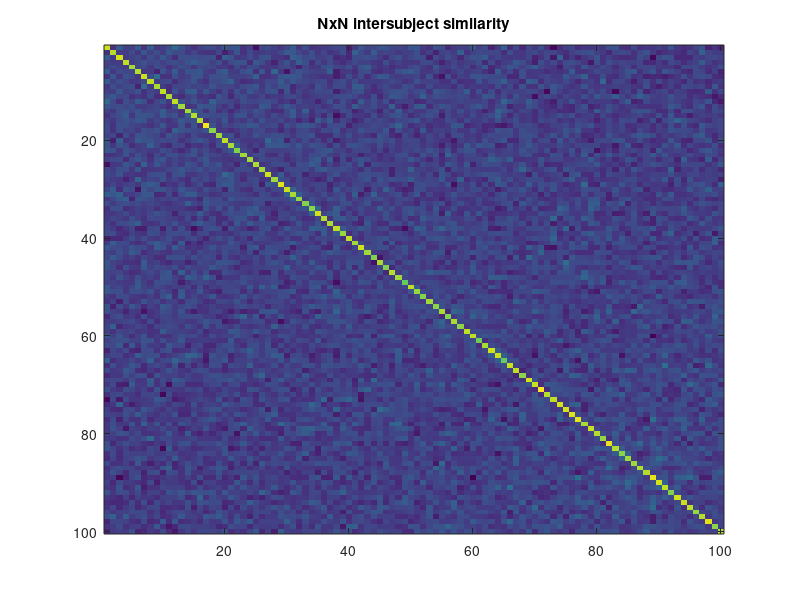
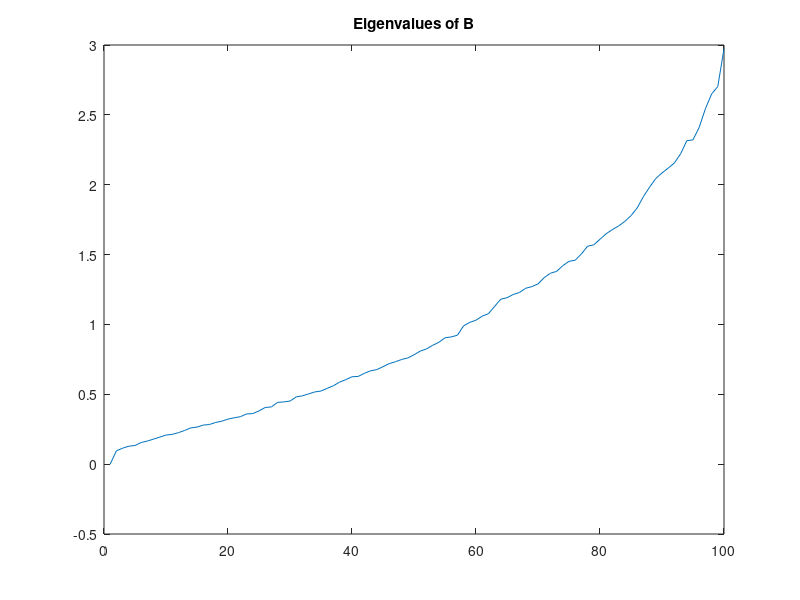

The MATLAB source for these figures, in order:
N = 100;     % Number of subjects
M = 200;    % Number of voxels/imaging features combined in generative modoel
Mpca = 50;  % For linear regression approach, number of pca components to use
nRlz = 1000; % Number of releasations

sig2M = 0.4; % Morphometric variance -- Set this [0,1] so that m2 is same as sig2M
sig2E = 1-sig2M;
m2 = sig2M / (sig2M + sig2E); % Morphometricity


% Morphometry 
X = ones(N,1); beta = [1];
Z = rand(N,M) + 0.1*linspace(0,1,N)';
Z = Z - mean(Z); % Center each voxel over subjects
Z = Z ./ std(Z); % Standardize each voxel over subjects

% Mophmetric similarity -- Compute similarity between subjects over voxels
% (This is *not* the correlation between subjects -- that would require centering
% standardising each subject's data, instead of each voxel).
B = Z*Z'/M; 

[V,D]=eig(B);
D1 = [diag(D) ones(N,1)];

% XB - PCA based approximation of Z
if Mpca>=M
    Mpca=M;
    XB = Z;
else
    XB = V(:,end-Mpca+1:end);
end

% Plot
figure(1)
imagesc(B);title('NxN intersubject similarity')
figure(2)
plot(diag(D));title('Eigenvalues of B')

% Simulate
[sig2Mh,sig2Eh,R2XB]=deal(zeros(nRlz,1)); % sig2M-hat, sig2E-hat
for i=1:nRlz
    u   = randn(M,1)*sqrt(sig2M/M);
    eps = randn(N,1)*sqrt(sig2E);

    Y = X*beta + Z*u + eps;
    
    % Estimate variance components with FPHI approach
    % Ganjgahi et al. (2015) https://doi.org/10.1016/j.neuroimage.2015.03.005 
    Ys = V'*Y;
    Xs = V'*X;
    es = Ys - Xs*pinv(Xs)*Ys;
    tmp = pinv(D1)*(es.^2);
    sig2Mh(i) = tmp(1);
    sig2Eh(i) = tmp(2);

    % Estimate linear regression approximation
    bbh = pinv([X XB])*Y;  % "beta_b - hat"
    SStot = sum((Y - mean(Y)).^2);
    SSexp = sum(([XB]*bbh(size(X,2)+1:end)).^2);
    R2XB(i) = SSexp/SStot;
end

% Estimate m2-hat
m2h = sig2Mh ./ (sig2Mh + sig2Eh);


% Report...

fprintf('N: %d   M: %d   Mpca: %d   nRlz: %d   \n',N,M,Mpca,nRlz);
fprintf('Tru-m2: %0.4f  Est-m2: %0.4f  R2_XB: %0.4f\n',...
        m2,mean(m2h),mean(R2XB))

% Gory detail on bias/variance/mse... needed to make sure I was estimating 
% variaince components well
if (0)
    RelBias=@(x,mu)[(mean(x)-mu)/mu];
    RelStd =@(x,mu)[std(x)/mu];
    RelrMSE=@(x,mu)[sqrt(mean((x-mu).^2))/mu]; % relative root MSE
    fprintf('sig2M: Bias % .1f%%  Std %5.1f%%  rMSE %5.1f%%\n',...
            100*RelBias(sig2Mh,sig2M),...
            100*RelStd( sig2Mh,sig2M),...
            100*RelrMSE(sig2Mh,sig2M));
    fprintf('sig2E: Bias % .1f%%  Std %5.1f%%  rMSE %5.1f%%\n',...
            100*RelBias(sig2Eh,sig2E),...
            100*RelStd( sig2Eh,sig2E),...
            100*RelrMSE(sig2Eh,sig2E));
    fprintf('m2:    Bias % .1f%%  Std %5.1f%%  rMSE %5.1f%%\n',...
            100*RelBias(m2h,m2),...
            100*RelStd( m2h,m2),...
            100*RelrMSE(m2h,m2));
end
